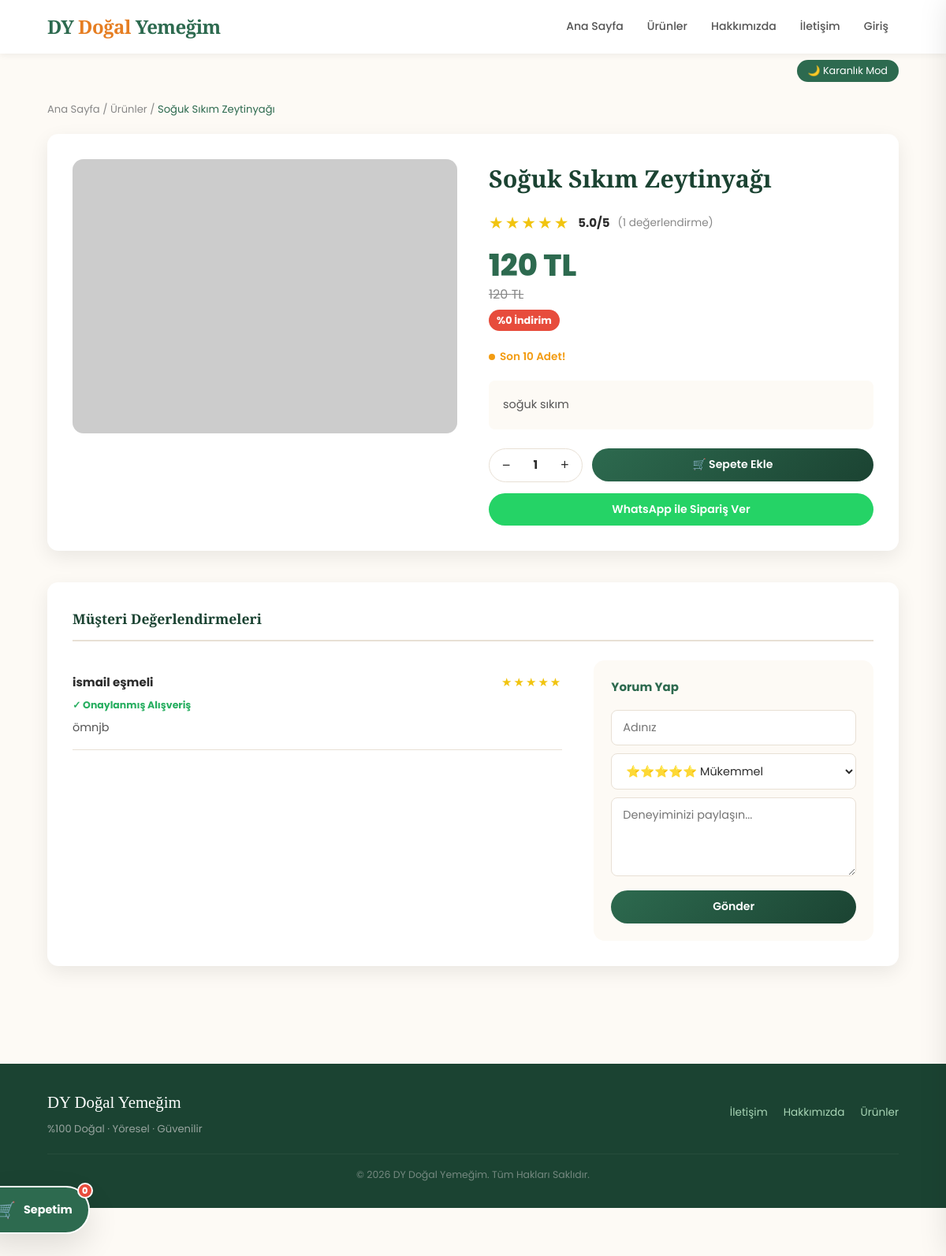
Screenshot of /urun/1 with the database file from the repository.
### tables this page shows
CREATE TABLE urunler (
        id INTEGER PRIMARY KEY AUTOINCREMENT,
        ad TEXT, fiyat INTEGER DEFAULT 0, indirim_fiyat INTEGER DEFAULT 0,
        resim TEXT, mesaj TEXT, aciklama TEXT,
        kategori_id INTEGER, stok INTEGER DEFAULT 100,
        featured INTEGER DEFAULT 0, aktif INTEGER DEFAULT 1
    );

CREATE TABLE yorumlar (
        id INTEGER PRIMARY KEY AUTOINCREMENT,
        urun_id INTEGER, isim TEXT, yorum_metni TEXT, puan INTEGER,
        onayli_alisveris INTEGER DEFAULT 0,
        tarih DATETIME DEFAULT CURRENT_TIMESTAMP
    );

### app.py (the view)
@app.route('/urun/<int:id>')
def urun_detay(id):
    conn = get_db_connection()
    urun = conn.execute(
        'SELECT u.*, k.ad as kat_ad FROM urunler u LEFT JOIN kategoriler k ON u.kategori_id=k.id WHERE u.id=?', (id,)
    ).fetchone()
    yorumlar = conn.execute(
        'SELECT * FROM yorumlar WHERE urun_id=? AND onayli_alisveris=1 ORDER BY id DESC', (id,)
    ).fetchall()
    ortalama = round(sum(y['puan'] for y in yorumlar) / len(yorumlar), 1) if yorumlar else 0
    benzer = []
    if urun and urun['kategori_id']:
        benzer = conn.execute(
            'SELECT * FROM urunler WHERE kategori_id=? AND id!=? AND aktif=1 LIMIT 4',
            (urun['kategori_id'], id)
        ).fetchall()
    conn.close()
    return render_template('urun_detay.html', urun=urun, yorumlar=yorumlar, ortalama=ortalama, benzer=benzer)

### app.py (called while the page is built)
def get_db_connection():
    db_path = os.path.join(os.path.dirname(__file__), 'dogal_yemegim.db')
    conn = sqlite3.connect(db_path)
    conn.row_factory = sqlite3.Row
    return conn

def get_sepet_adet():
    return sum(i.get('adet', 1) for i in session.get('sepet', []))

### templates/urun_detay.html (shortened to what this page needs)
{% extends "layout.html" %}
{% block content %}
<div style="max-width:1100px;margin:0 auto">
    <div style="font-size:0.82rem;color:var(--text-muted);margin-bottom:20px">
        <a href="/" style="text-decoration:none;color:var(--text-muted)">Ana Sayfa</a> /
        <a href="/urunler" style="text-decoration:none;color:var(--text-muted)">Ürünler</a> /
        <span style="color:var(--primary)">{{ urun.ad }}</span>
    </div>
    <div style="display:flex;gap:40px;flex-wrap:wrap;background:var(--white);padding:32px;border-radius:var(--radius);box-shadow:var(--shadow);margin-bottom:40px">
        <div style="flex:1;min-width:280px">
            <div style="border-radius:var(--radius);overflow:hidden;background:#f5f5f5">
                <img src="{{ urun.resim }}" alt="{{ urun.ad }}"
                     style="width:100%;max-height:420px;object-fit:cover"
                     onerror="this.src='https://via.placeholder.com/420x300?text=DY'">
            </div>
        </div>
        <div style="flex:1;min-width:280px">
            <h1 style="font-family:'Playfair Display',serif;color:var(--primary-dark);margin-bottom:14px;font-size:1.9rem">{{ urun.ad }}</h1>
            <div style="display:flex;align-items:center;gap:10px;margin-bottom:18px">
                <span style="color:#f1c40f;font-size:1.3rem;letter-spacing:2px">
                    {% for i in range(5) %}{% if i < ortalama|int %}★{% else %}☆{% endif %}{% endfor %}
                </span>
                <span style="font-weight:700;color:var(--text)">{{ ortalama }}/5</span>
                <span style="color:var(--text-muted);font-size:0.85rem">({{ yorumlar|length }} değerlendirme)</span>
            </div>
            <div style="margin-bottom:20px">
                {% if urun.indirim_fiyat %}
                <div style="font-size:2.4rem;font-weight:800;color:var(--primary);line-height:1">{{ urun.indirim_fiyat }} TL</div>
                <div style="font-size:1rem;color:var(--text-muted);text-decoration:line-through;margin-top:4px">{{ urun.fiyat }} TL</div>
                <div style="display:inline-block;background:var(--danger);color:white;padding:3px 10px;border-radius:var(--radius-pill);font-size:0.8rem;font-weight:700;margin-top:6px">
                    %{{ ((1 - urun.indirim_fiyat / urun.fiyat) * 100)|int }} İndirim
                </div>
                {% else %}
                <div style="font-size:2.4rem;font-weight:800;color:var(--primary);line-height:1">{{ urun.fiyat }} TL</div>
                {% endif %}
            </div>
            {% if urun.stok is not none %}
            <div style="margin-bottom:18px">
                {% if urun.stok > 10 %}
                <span style="display:inline-flex;align-items:center;gap:6px;color:var(--success);font-size:0.85rem;font-weight:600">
                    <span style="width:8px;height:8px;background:var(--success);border-radius:50%;display:inline-block"></span>
                    Stokta Var ({{ urun.stok }} adet)
                </span>
                {% elif urun.stok > 0 %}
                <span style="display:inline-flex;align-items:center;gap:6px;color:var(--warning);font-size:0.85rem;font-weight:600">
                    <span style="width:8px;height:8px;background:var(--warning);border-radius:50%;display:inline-block"></span>
                    Son {{ urun.stok }} Adet!
                </span>
                {% else %}
                <span style="display:inline-flex;align-items:center;gap:6px;color:var(--danger);font-size:0.85rem;font-weight:600">
                    <span style="width:8px;height:8px;background:var(--danger);border-radius:50%;display:inline-block"></span>
                    Stokta Yok
                </span>
                {% endif %}
            </div>
            {% endif %}
            <div style="background:var(--cream);padding:18px;border-radius:var(--radius-sm);margin-bottom:24px;line-height:1.8;color:#555;font-size:0.9rem">
                {{ urun.aciklama or "Bu ürün tamamen doğal yöntemlerle üretilmiş olup hiçbir katkı maddesi içermez. DY Doğal Yemeğim güvencesiyle sofranıza geliyor." }}
            </div>
            <div style="display:flex;gap:12px;align-items:center;margin-bottom:14px;flex-wrap:wrap">
                <div style="display:flex;align-items:center;border:1.5px solid var(--border);border-radius:var(--radius-pill);overflow:hidden">
                    <button onclick="changeQty(-1)" style="padding:10px 16px;background:none;border:none;cursor:pointer;font-size:1.1rem;color:var(--text)">−</button>
                    <span id="qtyDisplay" style="padding:0 12px;font-weight:700;min-width:32px;text-align:center">1</span>
                    <button onclick="changeQty(1)" style="padding:10px 16px;background:none;border:none;cursor:pointer;font-size:1.1rem;color:var(--text)">+</button>
                </div>
                {% if urun.stok > 0 %}
                <a href="{{ url_for('sepete_ekle', id=urun.id) }}" class="btn btn-primary" id="addCartBtn" style="flex:1;min-width:180px">
                    🛒 Sepete Ekle
                </a>
                {% else %}
                <span class="btn btn-disabled" style="flex:1">Stokta Yok</span>
                {% endif %}
            </div>
            <a href="https://wa.me/905510465380?text={{ urun.ad|urlencode }}%20sipari%C5%9Fi%20vermek%20istiyorum"
               class="btn btn-wa" target="_blank">WhatsApp ile Sipariş Ver</a>
        </div>
    </div>
    <div style="background:var(--white);padding:32px;border-radius:var(--radius);box-shadow:var(--shadow);margin-bottom:40px">
        <h3 style="font-family:'Playfair Display',serif;color:var(--primary-dark);margin-bottom:24px;padding-bottom:12px;border-bottom:2px solid var(--border)">
            Müşteri Değerlendirmeleri
        </h3>
        <div style="display:flex;gap:40px;flex-wrap:wrap">
            <div style="flex:2;min-width:240px">
                {% for y in yorumlar %}
                <div style="padding:16px 0;border-bottom:1px solid var(--border)">
                    <div style="display:flex;justify-content:space-between;align-items:center;margin-bottom:6px">
                        <strong>{{ y.isim }}</strong>
                        <span style="color:#f1c40f;letter-spacing:2px">{{ "★" * y.puan }}{{ "☆" * (5 - y.puan) }}</span>
                    </div>
                    <div style="color:var(--success);font-size:0.78rem;font-weight:700;margin-bottom:6px">✓ Onaylanmış Alışveriş</div>
                    <p style="color:#555;font-size:0.9rem;margin:0">{{ y.yorum_metni }}</p>
                </div>
                {% else %}
                <p style="color:var(--text-muted);padding:20px 0">Henüz değerlendirme yok. İlk yorumu sen yap!</p>
                {% endfor %}
            </div>
            <div style="flex:1;min-width:240px;background:var(--cream);padding:22px;border-radius:var(--radius);height:fit-content">
                <h4 style="color:var(--primary);margin-bottom:16px">Yorum Yap</h4>
                <form action="/yorum_yap" method="POST">
                    <input type="text" name="isim" placeholder="Adınız" required class="form-input" style="margin-bottom:10px">
                    <select name="puan" class="form-select" style="margin-bottom:10px">
                        <option value="5">⭐⭐⭐⭐⭐ Mükemmel</option>
                    </select>
                    <textarea name="yorum" placeholder="Deneyiminizi paylaşın..." required class="form-textarea" style="margin-bottom:10px;height:80px"></textarea>
                    <button type="submit" class="btn btn-primary" style="width:100%">Gönder</button>
                </form>
            </div>
        </div>
    </div>
</div>
{% endblock %}

### templates/layout.html (shortened to what this page needs)
<!DOCTYPE html>
<html lang="tr">
<head>
    <link rel="stylesheet" href="{{ url_for('static', filename='css/style.css') }}">
</head>
<body>
    {% include 'includes/_navbar.html' %}
    <div style="overflow:hidden">
        <button id="darkModeToggle">🌙 Karanlık Mod</button>
    </div>
    <div class="container">
        {% block content %}{% endblock %}
    </div>
    {% include 'includes/_footer.html' %}
    <button class="fixed-cart-btn" onclick="openCart()" style="position:relative">
        <span style="font-size:1.3rem">🛒</span>
        <span class="btn-cart-text">Sepetim</span>
        <span class="cart-bubble" id="cartCountBubble">{{ get_sepet_adet() }}</span>
    </button>
            {% set sepet = session.get('sepet', []) %}
</body>
</html>

### templates/includes/_navbar.html (shortened to what this page needs)
<header class="navbar">
    <a href="/" class="logo">DY <span>Doğal</span> Yemeğim</a>
    <nav id="main-nav">
        <a href="/">Ana Sayfa</a>
        <a href="/urunler">Ürünler</a>
        <a href="/hakkimizda">Hakkımızda</a>
        <a href="/iletisim">İletişim</a>
        {% if session.get('admin_girdi') %}
            <a href="{{ url_for('admin_dashboard') }}" class="nav-admin">⚡ Admin</a>
            <a href="{{ url_for('admin_siparisler') }}" class="nav-admin">📦 Siparişler</a>
            <a href="{{ url_for('logout') }}" class="nav-logout">Çıkış</a>
        {% else %}
            <a href="{{ url_for('login') }}">Giriş</a>
        {% endif %}
    </nav>
</header>

### templates/includes/_footer.html
<footer style="background:var(--primary-dark);color:#ccc;margin-top:60px;padding:32px 5%">
    <div style="max-width:1220px;margin:0 auto;display:flex;justify-content:space-between;align-items:center;flex-wrap:wrap;gap:16px">
        <div>
            <div style="font-family:'Playfair Display',serif;font-size:1.3rem;color:white;margin-bottom:6px">DY Doğal Yemeğim</div>
            <div style="font-size:0.82rem;opacity:0.7">%100 Doğal · Yöresel · Güvenilir</div>
        </div>
        <div style="display:flex;gap:20px;font-size:0.85rem">
            <a href="/iletisim" style="color:#a8d5b5;text-decoration:none">İletişim</a>
            <a href="/hakkimizda" style="color:#a8d5b5;text-decoration:none">Hakkımızda</a>
            <a href="/urunler" style="color:#a8d5b5;text-decoration:none">Ürünler</a>
        </div>
    </div>
    <div style="max-width:1220px;margin:20px auto 0;border-top:1px solid rgba(255,255,255,0.1);padding-top:16px;text-align:center;font-size:0.78rem;opacity:0.5">
        &copy; 2026 DY Doğal Yemeğim. Tüm Hakları Saklıdır.
    </div>
</footer>

### static/css/style.css (style rules this page uses)
:root { --primary: #2d6a4f; --primary-dark: #1b4332; --primary-light: #52b788; --accent: #e67e22; --accent-hover: #cf6d17; --danger: #e74c3c; --success: #27ae60; --warning: #f39c12; --info: #2980b9; --white: #ffffff; --cream: #fdfaf5; --border: #e8e0d5; --text: #2c2c2c; --text-muted: #888; --shadow-sm: 0 2px 8px rgba(0,0,0,0.06); --shadow: 0 8px 24px rgba(0,0,0,0.08); --shadow-lg: 0 16px 40px rgba(0,0,0,0.12); --radius: 14px; --radius-sm: 8px; --radius-pill: 50px; --transition: 0.25s ease; }
*, *::before, *::after { box-sizing: border-box; margin: 0; padding: 0; }
html { scroll-behavior: smooth; }
body { font-family: 'Poppins', sans-serif; color: var(--text); background: var(--cream); line-height: 1.65; font-size: 15px; }
img { max-width: 100%; display: block; }
a { color: inherit; }
.navbar { display: flex; justify-content: space-between; align-items: center; padding: 0 5%; height: 68px; background: var(--white); box-shadow: var(--shadow-sm); position: sticky; top: 0; z-index: 600; }
.logo { font-family: 'Playfair Display', serif; font-size: 1.5rem; font-weight: 800; color: var(--primary); text-decoration: none; letter-spacing: -0.5px; }
.logo span { color: var(--accent); }
#main-nav { display: flex; align-items: center; gap: 4px; }
#main-nav a { text-decoration: none; color: #555; padding: 7px 13px; border-radius: var(--radius-sm); font-weight: 500; font-size: 0.88rem; transition: var(--transition); }
#darkModeToggle { background: var(--primary); color: white; border: none; border-radius: var(--radius-pill); padding: 5px 14px; font-size: 0.8rem; font-family: 'Poppins', sans-serif; cursor: pointer; float: right; margin: 8px 5% 0; transition: var(--transition); }
.container { max-width: 1220px; margin: 0 auto; padding: 24px 5%; }
.btn { display: block; text-align: center; text-decoration: none; padding: 11px 16px; border-radius: var(--radius-pill); font-weight: 600; font-size: 0.88rem; border: none; cursor: pointer; font-family: 'Poppins', sans-serif; transition: opacity var(--transition), transform var(--transition); line-height: 1.4; }
.btn-primary { background: linear-gradient(135deg, var(--primary), var(--primary-dark)); color: white; }
.btn-wa { background: #25D366; color: white; }
.form-input, .form-select, .form-textarea { width: 100%; padding: 11px 14px; border: 1.5px solid var(--border); border-radius: var(--radius-sm); font-family: 'Poppins', sans-serif; font-size: 0.9rem; outline: none; background: var(--white); transition: border-color var(--transition); color: var(--text); }
.form-textarea { resize: vertical; min-height: 100px; }
.fixed-cart-btn { position: fixed; bottom: 28px; right: 28px; background: var(--primary); color: white; padding: 13px 20px; border-radius: var(--radius-pill); border: 2px solid white; box-shadow: var(--shadow-lg); z-index: 9999; cursor: pointer; display: flex; align-items: center; gap: 10px; font-family: 'Poppins', sans-serif; font-weight: 700; font-size: 0.9rem; transition: background var(--transition), transform var(--transition); }
.cart-bubble { background: var(--danger); color: white; font-size: 0.7rem; font-weight: 800; width: 20px; height: 20px; border-radius: 50%; border: 2px solid white; display: flex; align-items: center; justify-content: center; position: absolute; top: -6px; right: -6px; }

### rows the page displays
urunler: ad "Soğuk Sıkım Zeytinyağı", indirim_fiyat "120", fiyat "120", ((1-urun.indirim_fiyat/urun.fiyat)*100)|int "0", stok "10", aciklama "soğuk sıkım"
yorumlar: isim "ismail eşmeli", puan "★★★★★", yorum_metni "ömnjb"

### other values shown
{{ ortalama }} "5.0"
{{ yorumlar|length }} "1"
{{ get_sepet_adet() }} "0"
